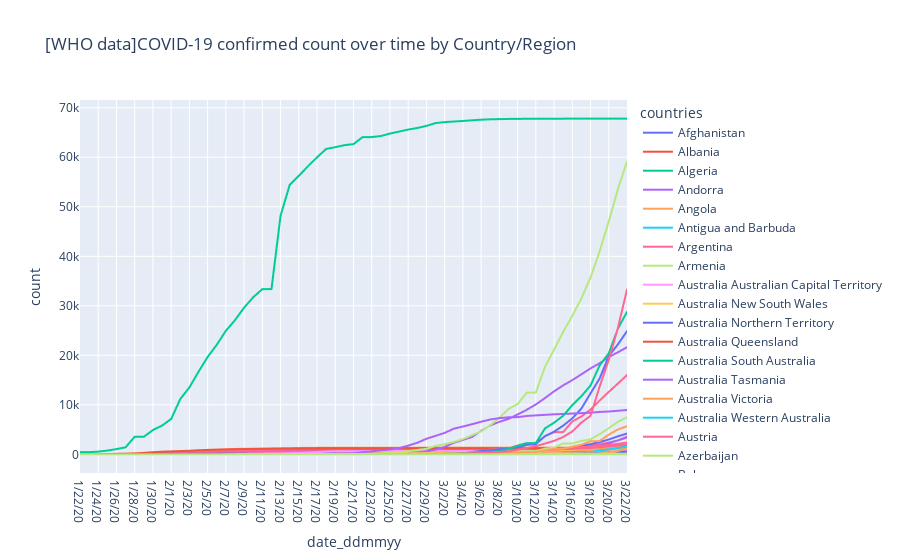

Notebook code cell kept with this figure:
### Markdown cell above
#### WHO Data COVID-19 over time by country

### Code cell
data_frame = pd.read_csv(PATH_TO_DATA + "csse_covid_19_data/csse_covid_19_time_series/time_series_covid19_confirmed_global.csv")

columns = list(data_frame)
dates = columns[4:]
tx_data_frame = pd.DataFrame.from_dict(unpivot_a(data_frame))

# print(tx_data_frame)

fig = px.line(tx_data_frame, x="date_ddmmyy",y="count",title="[WHO data]COVID-19 confirmed count over time by Country/Region",color="countries")
fig.show()
